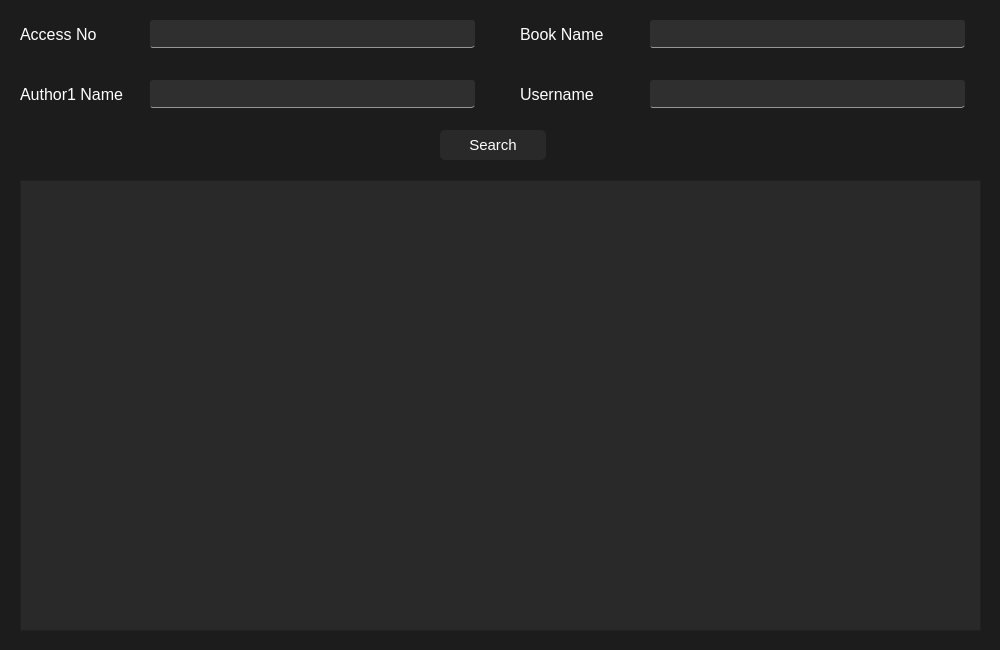
<?xml version="1.0" encoding="UTF-8"?>
<ui version="4.0">
 <class>SearchIssuedBook</class>
 <widget class="QMainWindow" name="SearchIssuedBook">
  <property name="geometry">
   <rect>
    <x>0</x>
    <y>0</y>
    <width>1000</width>
    <height>650</height>
   </rect>
  </property>
  <property name="minimumSize">
   <size>
    <width>1000</width>
    <height>650</height>
   </size>
  </property>
  <property name="maximumSize">
   <size>
    <width>1000</width>
    <height>650</height>
   </size>
  </property>
  <property name="windowTitle">
   <string>MainWindow</string>
  </property>
  <property name="styleSheet">
   <string notr="true">QWidget{
	background-color: #1C1C1C;
}

QLineEdit{
	background-color: #2F2F2F;
	border-radius: 3px;
	color: white;
	border-bottom: 1px;
	border-style: solid;
	border-color: #979797;
}

QLineEdit:focus{
	border-color: #60CDFF;
}

QPushButton
{
    color: white;
    font-size: 15px;
    background-color: #292929;
    border-radius: 5px;
    font-family: &quot;Noto Sans&quot;
}

QPushButton::hover{ 
    background-color: #2F2F2F;
}

QPushButton:pressed{
    border-width: 1px;
    border-style: solid;
	border-color: white;
}

QLabel
{
    color: white;
	font-size: 16px;
    font-family: &quot;Noto Sans&quot;;l
    border-radius: 5px;
}

QTableView{
	background: #292929;
	gridline-color: &quot;white&quot;;
    font-family: &quot;Noto Sans&quot;;
	color: &quot;white&quot;;
}

QTableView::item:hover{
	background-color: #2F2F2F
}

QTableView::item:selected{
	background-color: #232323;
}


QHeaderView{
	background: #292929;
	gridline-color: &quot;white&quot;;
	color: &quot;white&quot;
}</string>
  </property>
  <widget class="QWidget" name="centralwidget">
   <widget class="QLabel" name="label">
    <property name="geometry">
     <rect>
      <x>20</x>
      <y>20</y>
      <width>140</width>
      <height>28</height>
     </rect>
    </property>
    <property name="text">
     <string>Access No</string>
    </property>
   </widget>
   <widget class="QLabel" name="label_2">
    <property name="geometry">
     <rect>
      <x>520</x>
      <y>20</y>
      <width>140</width>
      <height>28</height>
     </rect>
    </property>
    <property name="text">
     <string>Book Name</string>
    </property>
   </widget>
   <widget class="QLabel" name="label_3">
    <property name="geometry">
     <rect>
      <x>20</x>
      <y>80</y>
      <width>140</width>
      <height>28</height>
     </rect>
    </property>
    <property name="text">
     <string>Author1 Name</string>
    </property>
   </widget>
   <widget class="QLabel" name="label_4">
    <property name="geometry">
     <rect>
      <x>520</x>
      <y>80</y>
      <width>140</width>
      <height>28</height>
     </rect>
    </property>
    <property name="text">
     <string>Username</string>
    </property>
   </widget>
   <widget class="QLineEdit" name="txtUsername">
    <property name="geometry">
     <rect>
      <x>650</x>
      <y>80</y>
      <width>315</width>
      <height>28</height>
     </rect>
    </property>
   </widget>
   <widget class="QLineEdit" name="txtAuthor1Name">
    <property name="geometry">
     <rect>
      <x>150</x>
      <y>80</y>
      <width>325</width>
      <height>28</height>
     </rect>
    </property>
   </widget>
   <widget class="QLineEdit" name="txtBookName">
    <property name="geometry">
     <rect>
      <x>650</x>
      <y>20</y>
      <width>315</width>
      <height>28</height>
     </rect>
    </property>
   </widget>
   <widget class="QLineEdit" name="txtAccessNo">
    <property name="geometry">
     <rect>
      <x>150</x>
      <y>20</y>
      <width>325</width>
      <height>28</height>
     </rect>
    </property>
   </widget>
   <widget class="QPushButton" name="searchButton">
    <property name="geometry">
     <rect>
      <x>440</x>
      <y>130</y>
      <width>106</width>
      <height>30</height>
     </rect>
    </property>
    <property name="text">
     <string>Search</string>
    </property>
   </widget>
   <widget class="QTableView" name="bookSearchTable">
    <property name="geometry">
     <rect>
      <x>20</x>
      <y>180</y>
      <width>961</width>
      <height>451</height>
     </rect>
    </property>
    <attribute name="horizontalHeaderDefaultSectionSize">
     <number>150</number>
    </attribute>
    <attribute name="verticalHeaderDefaultSectionSize">
     <number>46</number>
    </attribute>
   </widget>
  </widget>
 </widget>
 <resources/>
 <connections/>
</ui>
